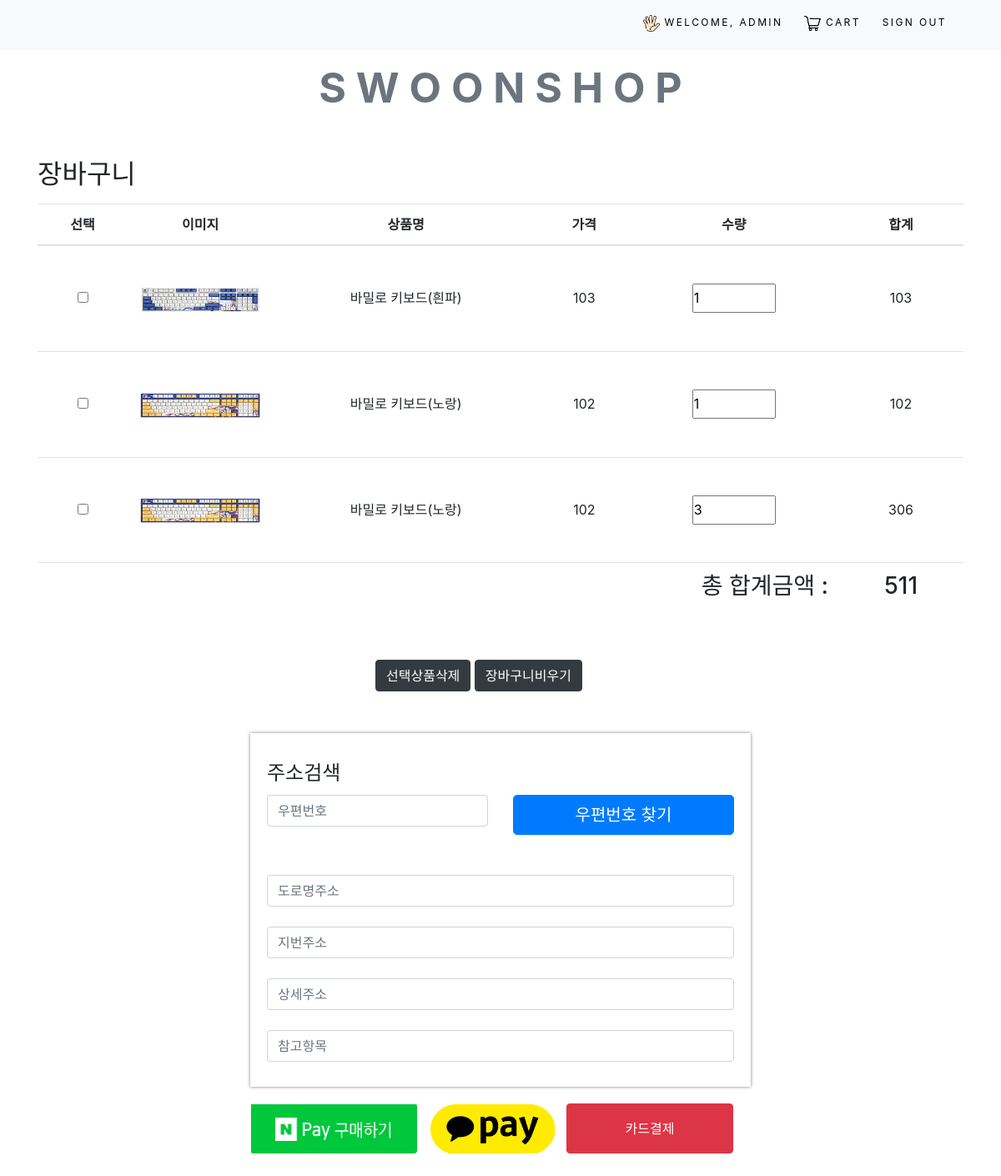
The app's page /cart/ (signed in) with its own data.
### cart/models.py (models this page shows, shortened)
class CartItem(models.Model):
    user = models.ForeignKey(User, null=True, on_delete=models.CASCADE)
    product = models.ForeignKey(Product, on_delete=models.CASCADE)
    quantity = models.IntegerField(default=1)
    created_at = models.DateTimeField(auto_now_add=True)
    class Meta:
        verbose_name = '장바구니'
        verbose_name_plural = f'{verbose_name} 목록'
    @property
    def sub_total(self):
        return self.product.price * self.quantity

### product/models.py (models this page shows, shortened)
class Product(models.Model):
    name = models.CharField(max_length=250, unique=True)
    slug = models.SlugField(max_length=250, unique=True, default='')
    description = models.TextField(blank=True)
    price = models.DecimalField(max_digits=10, decimal_places=0)
    image = models.ImageField(upload_to='product', blank=True)
    stock = models.IntegerField()
    available = models.BooleanField(default=True)
    created = models.DateTimeField(auto_now_add=True, null=True)
    updated = models.DateTimeField(auto_now=True)
    class Meta:
        ordering = ('name',)
        verbose_name = 'product'
        verbose_name_plural = 'products'

### cart/views.py (the view)
# urls.py: path('', views.cart, name='cart'),
def cart(request, total=0):
    model = CartItem.objects.filter(user_id=request.user.id)
    uid = request.user.id
    for item in model:
        total += (item.product.price * item.quantity)
    context = {
        'items': model,
        'total': total,
        'uid': uid,
    }
    return render(request, 'cart/cart_detail.html', context)

### templates/cart/cart_detail.html (shortened to what this page needs)
{% extends "base.html" %}
{% load static %}
{% block content %}
<div class="container">
    <h2>장바구니</h2>
    <table class="table table-hover">
        <thead>
        <tr>
            <th>선택</th>
            <th style="width: 150px;">이미지</th>
            <th>상품명</th>
            <th>가격</th>
            <th>수량</th>
            <th>합계</th>
        </tr>
        </thead>
        <tbody>
        {% for item in items %}
        <tr data-itemId="{{ item.id }}" data-userId="{{ item.user_id }}" data-amount="{{ item.sub_total }}">
            <td><input type="checkbox" name="chk" ></td>
            <td><img style="width:150px; height:100px;" src="{{ item.product.image.url }}"></td>
            <td class="name">{{ item.product.name }}</td>
            <td class="price">{{ item.product.price }}</td>
            <td><input type="number" class="quantity" min="1" max="{{ item.product.stock }}" value="{{ item.quantity }}" style="width: 100px; height: 35px; line-height: 35px;"></td>
            <td class="sub_amount" style="width: 150px;">{{ item.sub_total }}</td>
        </tr>
        {% endfor %}
        <tr>
            <td colspan="5"><h3 style="height: 30px; line-height:30px; text-align:right;">총 합계금액 : </h3></td>
            <td colspan="5"><h3 class="amount" style="height: 30px; line-height:30px; text-align:center;">{{ total }}</h3></td>
        </tr>
        </tbody>
    </table>
</div>
<div>
    <div style="width: 300px; margin: 0px auto 50px auto;">
        <button type="button" class="btn btn-dark" onClick="delRow()">선택상품삭제</button>
        <button type="button" class="btn btn-dark" onClick="delAllRow()">장바구니비우기</button>
    </div>
</div>
<div style="width:600px; padding: 30px 20px; margin:0 auto; box-shadow: 0 0 4px gray;">
<legend>주소검색</legend>
<div class="row">
    <div class="col-xs-6 col-md-6">
        <input type="text" id="sample4_postcode" class="form-control input-lg" placeholder="우편번호">
    </div>
    <div class="col-xs-6 col-md-6">
        <input type="button" onclick="sample4_execDaumPostcode()" class="btn btn-lg btn-primary btn-block signup-btn" value="우편번호 찾기"><br>
    </div>
</div>
<br>
<input type="text" id="sample4_roadAddress" class="form-control input-lg" placeholder="도로명주소">
<br>
<input type="text" id="sample4_jibunAddress" class="form-control input-lg" placeholder="지번주소">
<br>
<input type="text" id="sample4_detailAddress" class="form-control input-lg" placeholder="상세주소">
<br>
<input type="text" id="sample4_extraAddress" class="form-control input-lg" placeholder="참고항목">
</div>
<div>
    <div style="width: 600px; margin: 20px auto;">
        <button type="button" class="paybtn btn" onClick="location.href='{% url 'order:naverpay' %}'"
                style="width: 200px; height: 60px; box-shodow: 0 0 4px gray; background-image: url({% static 'image/naverpay.png' %}); background-size: 200px 60px; background-repeat: no-repeat; margin-right: 10px;"></button>
        <button type="button" class="paybtn btn" onClick="location.href='{% url 'order:kakaopay' uid=uid %}'"
                style="width: 150px; height: 60px; box-shodow: 0 0 4px gray; background-image: url({% static 'image/kakaopay.png' %}); background-size: 150px 60px; background-repeat: no-repeat; margin-right: 10px;"></button>
        <button type="button" class="paybtn btn btn-danger" onClick="location.href='{% url 'order:cardpay' %}'"
                style="width: 200px; height: 60px; box-shodow: 0 0 4px gray;">카드결제</button>
        <br><br><br><br><br><br><br><br><br><br><br><br><br>
    </div>
</div>
{% endblock %}

### templates/top-navbar.html (shortened to what this page needs)
{% load static %}
<div class="container">
    <div class="my_custom_menu">
        <ul>
            {% if request.user.is_authenticated %}
                <li>
                    <img src="{% static 'image/hi.png' %}" style="width:20px; height:20px;"> Welcome, {{ user.username }}
                </li>
                <li>
                    <a href="{% url 'cart:cart' %}"><img src="{% static 'image/cart.png' %}"> Cart </a>
                </li>
                <li>
                    <a href="{% url 'common:logout' %}">Sign out </a>
                </li>
            {% endif %}
        </ul>
    </div>
</div>

### static/css/style.css (style rules this page uses)
* { padding: 0; margin: 0; }

### static/css/custom.css (style rules this page uses)
body { font-family: 'Roboto', sans-serif; }
.my_custom_menu { text-align: right!important; }
.my_custom_menu ul li { list-style: none; color: #000; text-transform: uppercase; letter-spacing: .2em; font-size: 12px; padding-right: 20px; display: inline; }
.my_custom_menu ul li a { text-decoration: none; color: #000; list-style: none; text-transform: uppercase; letter-spacing: .2em; font-size: 12px; }

### templates/cart/cart_detail.html (style rules this page uses)
table { text-align:center; }
tr td { text-align: center; height:100px; line-height:100px; }

### records on screen
CartItem: product.image (picture), product.name "바밀로 키보드(흰파)", product.price "103", quantity "1", sub_total "103"
CartItem: product.image (picture), product.name "바밀로 키보드(노랑)", product.price "102", quantity "1", sub_total "102"
CartItem: product.image (picture), product.name "바밀로 키보드(노랑)", product.price "102", quantity "3", sub_total "306"

### other values on screen
{{ user.username }} "ADMIN"
{{ total }} "511"
